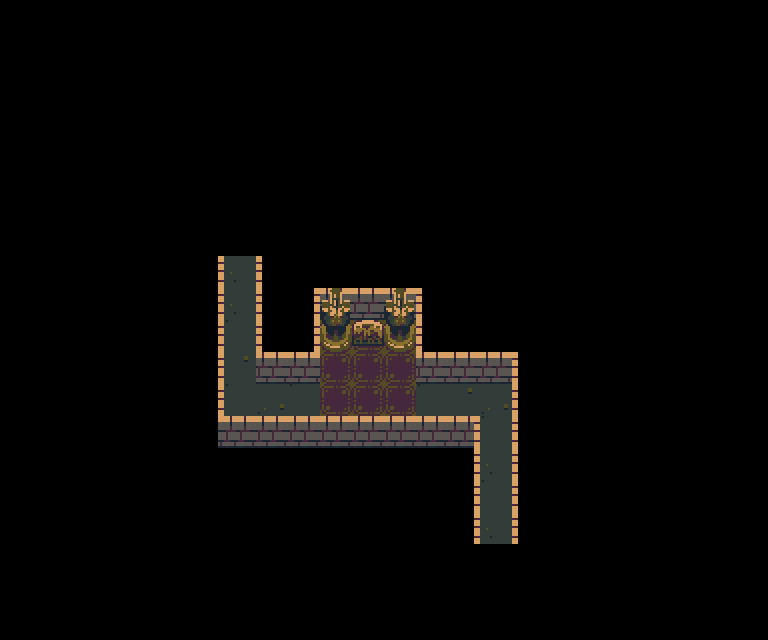

A 2D game scene composited from a Tiled map and its tileset images. What follows is a short description and the map's XML, with every tile layer's data as written:
An orthogonal 24x20 tile map with 32x32 px tiles, 3 tile layers (ground, walls, death) and 5 objects (2x connection, 2x torch, scene).

<map version="1.0" tiledversion="1.1.5" orientation="orthogonal" renderorder="right-down" width="24" height="20" tilewidth="32" tileheight="32" infinite="0" nextobjectid="31">
 <tileset firstgid="1" source="brown.tsx" />
 <layer name="ground" width="24" height="20">
  <data encoding="csv">
0,0,0,0,0,0,0,0,0,0,0,0,0,0,0,0,0,0,0,0,0,0,0,0,
0,0,0,0,0,0,0,0,0,0,0,0,0,0,0,0,0,0,0,0,0,0,0,0,
0,0,0,0,0,0,0,0,0,0,0,0,0,0,0,0,0,0,0,0,0,0,0,0,
0,0,0,0,0,0,0,0,0,0,0,0,0,0,0,0,0,0,0,0,0,0,0,0,
0,0,0,0,0,0,0,0,0,0,0,0,0,0,0,0,0,0,0,0,0,0,0,0,
0,0,0,0,0,0,0,0,0,0,0,0,0,0,0,0,0,0,0,0,0,0,0,0,
0,0,0,0,0,0,0,0,0,0,0,0,0,0,0,0,0,0,0,0,0,0,0,0,
0,0,0,0,0,0,0,0,0,0,0,0,0,0,0,0,0,0,0,0,0,0,0,0,
0,0,0,0,0,0,0,0,0,0,0,0,0,0,0,0,0,0,0,0,0,0,0,0,
0,0,0,0,0,0,0,28,0,0,12,0,12,0,0,0,0,0,0,0,0,0,0,0,
0,0,0,0,0,0,0,55,0,0,51,51,51,0,0,0,0,0,0,0,0,0,0,0,
0,0,0,0,0,0,0,37,0,0,51,51,51,0,0,0,0,0,0,0,0,0,0,0,
0,0,0,0,0,0,0,55,27,55,51,51,51,55,37,27,0,0,0,0,0,0,0,0,
0,0,0,0,0,0,0,0,0,0,0,0,0,0,0,55,0,0,0,0,0,0,0,0,
0,0,0,0,0,0,0,0,0,0,0,0,0,0,0,28,0,0,0,0,0,0,0,0,
0,0,0,0,0,0,0,0,0,0,0,0,0,0,0,55,0,0,0,0,0,0,0,0,
0,0,0,0,0,0,0,0,0,0,0,0,0,0,0,0,0,0,0,0,0,0,0,0,
0,0,0,0,0,0,0,0,0,0,0,0,0,0,0,0,0,0,0,0,0,0,0,0,
0,0,0,0,0,0,0,0,0,0,0,0,0,0,0,0,0,0,0,0,0,0,0,0,
0,0,0,0,0,0,0,0,0,0,0,0,0,0,0,0,0,0,0,0,0,0,0,0
</data>
 </layer>
 <layer name="walls" width="24" height="20">
  <data encoding="csv">
0,0,0,0,0,0,0,0,0,0,0,0,0,0,0,0,0,0,0,0,0,0,0,0,
0,0,0,0,0,0,0,0,0,0,0,0,0,0,0,0,0,0,0,0,0,0,0,0,
0,0,0,0,0,0,0,0,0,0,0,0,0,0,0,0,0,0,0,0,0,0,0,0,
0,0,0,0,0,0,0,0,0,0,0,0,0,0,0,0,0,0,0,0,0,0,0,0,
0,0,0,0,0,0,0,0,0,0,0,0,0,0,0,0,0,0,0,0,0,0,0,0,
0,0,0,0,0,0,0,0,0,0,0,0,0,0,0,0,0,0,0,0,0,0,0,0,
0,0,0,0,0,0,0,0,0,0,0,0,0,0,0,0,0,0,0,0,0,0,0,0,
0,0,0,0,0,0,0,0,0,0,0,0,0,0,0,0,0,0,0,0,0,0,0,0,
0,0,0,0,0,0,14,28,15,0,0,0,0,0,0,0,0,0,0,0,0,0,0,0,
0,0,0,0,0,0,14,0,15,14,87,12,87,15,0,0,0,0,0,0,0,0,0,0,
0,0,0,0,0,0,14,0,15,14,97,8,97,15,0,0,0,0,0,0,0,0,0,0,
0,0,0,0,0,0,14,0,12,12,0,0,0,12,12,12,15,0,0,0,0,0,0,0,
0,0,0,0,0,0,14,0,0,0,0,0,0,0,0,0,15,0,0,0,0,0,0,0,
0,0,0,0,0,0,24,12,12,12,12,12,12,12,23,0,15,0,0,0,0,0,0,0,
0,0,0,0,0,0,0,0,0,0,0,0,0,0,14,0,15,0,0,0,0,0,0,0,
0,0,0,0,0,0,0,0,0,0,0,0,0,0,14,0,15,0,0,0,0,0,0,0,
0,0,0,0,0,0,0,0,0,0,0,0,0,0,14,28,15,0,0,0,0,0,0,0,
0,0,0,0,0,0,0,0,0,0,0,0,0,0,0,0,0,0,0,0,0,0,0,0,
0,0,0,0,0,0,0,0,0,0,0,0,0,0,0,0,0,0,0,0,0,0,0,0,
0,0,0,0,0,0,0,0,0,0,0,0,0,0,0,0,0,0,0,0,0,0,0,0
</data>
 </layer>
 <layer name="death" width="24" height="20">
  <data encoding="csv">
0,0,0,0,0,0,0,0,0,0,0,0,0,0,0,0,0,0,0,0,0,0,0,0,
0,0,0,0,0,0,0,0,0,0,0,0,0,0,0,0,0,0,0,0,0,0,0,0,
0,0,0,0,0,0,0,0,0,0,0,0,0,0,0,0,0,0,0,0,0,0,0,0,
0,0,0,0,0,0,0,0,0,0,0,0,0,0,0,0,0,0,0,0,0,0,0,0,
0,0,0,0,0,0,0,0,0,0,0,0,0,0,0,0,0,0,0,0,0,0,0,0,
0,0,0,0,0,0,0,0,0,0,0,0,0,0,0,0,0,0,0,0,0,0,0,0,
0,0,0,0,0,0,0,0,0,0,0,0,0,0,0,0,0,0,0,0,0,0,0,0,
0,0,0,0,0,0,0,0,0,0,0,0,0,0,0,0,0,0,0,0,0,0,0,0,
0,0,0,0,0,0,0,0,0,0,0,0,0,0,0,0,0,0,0,0,0,0,0,0,
0,0,0,0,0,0,0,0,0,0,0,0,0,0,0,0,0,0,0,0,0,0,0,0,
0,0,0,0,0,0,0,0,0,0,0,0,0,0,0,0,0,0,0,0,0,0,0,0,
0,0,0,0,0,0,0,0,0,0,0,0,0,0,0,0,0,0,0,0,0,0,0,0,
0,0,0,0,0,0,0,0,0,0,0,0,0,0,0,0,0,0,0,0,0,0,0,0,
0,0,0,0,0,0,0,0,0,0,0,0,0,0,0,0,0,0,0,0,0,0,0,0,
0,0,0,0,0,0,0,0,0,0,0,0,0,0,0,0,0,0,0,0,0,0,0,0,
0,0,0,0,0,0,0,0,0,0,0,0,0,0,0,0,0,0,0,0,0,0,0,0,
0,0,0,0,0,0,0,0,0,0,0,0,0,0,0,0,0,0,0,0,0,0,0,0,
0,0,0,0,0,0,0,0,0,0,0,0,0,0,0,0,0,0,0,0,0,0,0,0,
0,0,0,0,0,0,0,0,0,0,0,0,0,0,0,0,0,0,0,0,0,0,0,0,
0,0,0,0,0,0,0,0,0,0,0,0,0,0,0,0,0,0,0,0,0,0,0,0
</data>
 </layer>
 <objectgroup name="objects">
  <object id="9" name="236" type="connection" x="224" y="288" width="32" height="32">
   <properties>
    <property name="dir" value="down" />
    <property name="to" value="80" />
   </properties>
  </object>
  <object id="10" name="237" type="connection" x="480" y="480" width="32" height="32">
   <properties>
    <property name="dir" value="up" />
    <property name="to" value="238" />
   </properties>
  </object>
  <object id="25" type="torch" x="319.667" y="299.667" width="32" height="32">
   <properties>
    <property name="isOn" value="false" />
    <property name="switch" value="a" />
   </properties>
  </object>
  <object id="26" type="torch" x="384.333" y="300.333" width="32" height="32">
   <properties>
    <property name="isOn" value="false" />
    <property name="switch" value="a" />
   </properties>
  </object>
  <object id="30" name="36" type="scene" x="352" y="320.333" width="32" height="32" />
 </objectgroup>
</map>
